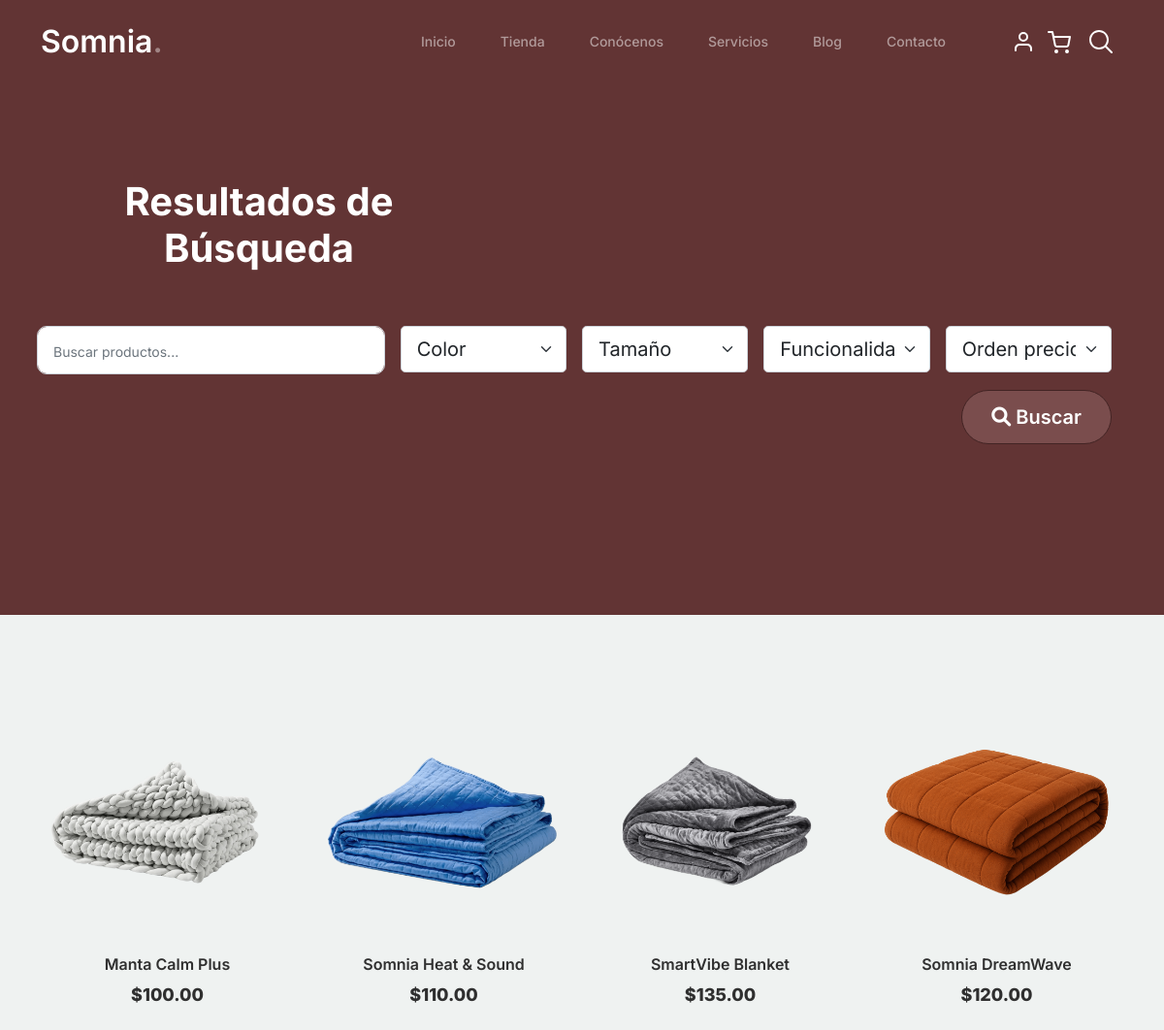
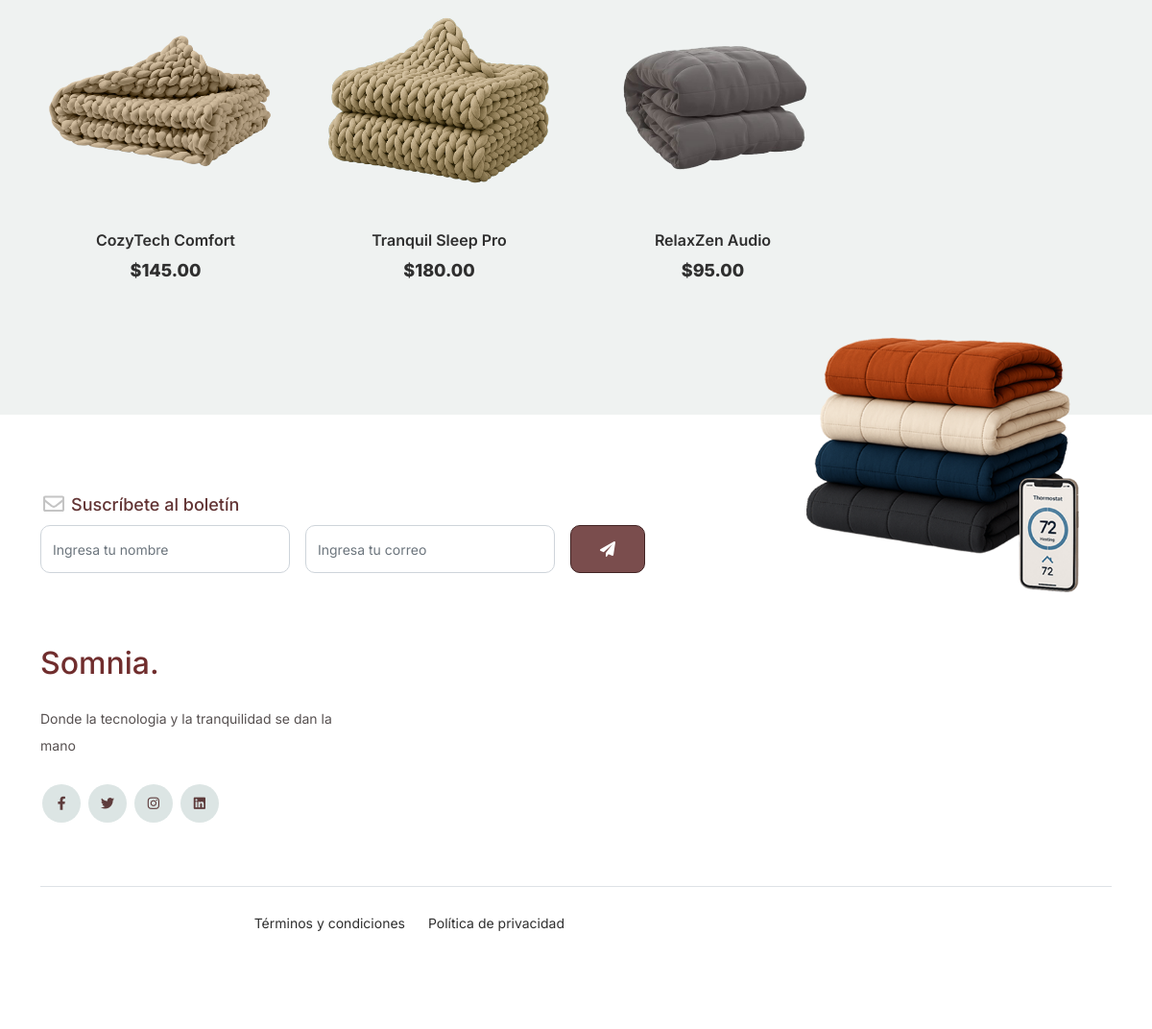
Screenshot of /search.php with the database file from the repository (2 pictures, top to bottom).
### tables this page shows
CREATE TABLE `productos` (
  `id` int(11) NOT NULL,
  `nombre` varchar(100) NOT NULL,
  `descripcion` text DEFAULT NULL,
  `precio` decimal(10,2) NOT NULL,
  `stock` int(11) NOT NULL DEFAULT 0,
  `imagen_url` varchar(255) DEFAULT NULL,
  `color` varchar(50) DEFAULT NULL,
  `tamaño` varchar(50) DEFAULT NULL,
  `funcionalidades` varchar(255) DEFAULT NULL
);

### search.php (the view, shortened to what this page needs)
<?php
include 'db_connect.php';
$query = trim($_GET['query'] ?? '');
$sql = "SELECT * FROM productos";
$params = [];
$stmt = $conn->prepare($sql);
$stmt->execute($params);
$products = $stmt->fetchAll(PDO::FETCH_ASSOC);
?>
<!DOCTYPE html>
<html lang="es">
<head>
  <link href="css/bootstrap.min.css" rel="stylesheet">
  <link href="https://cdnjs.cloudflare.com/ajax/libs/font-awesome/6.0.0-beta3/css/all.min.css" rel="stylesheet">
  <link href="css/style.css" rel="stylesheet">
</head>
<body>
<?php include 'cards/nav.php'; ?>
<div class="hero">
  <div class="container">
    <div class="row justify-content-center">
      <div class="col-lg-12 text-center">
        <div class="intro-excerpt">
          <h1 class="mb-4">Resultados de Búsqueda</h1>
        </div>
      </div>
    </div>
    <div class="row">
      <form action="search.php" method="GET" class="row g-3 mb-5" id="filtroForm">
        <div class="col-md-6 col-lg-4">
          <input type="text" name="query" id="query" class="form-control form-control-lg filtro" placeholder="Buscar productos..." value="<?= htmlspecialchars($query); ?>">
        </div>
        <div class="col-md-6 col-lg-2">
            <select name="color" id="color" class="form-select form-select-lg filtro">
            <option value="">Color</option>
            </select>
        </div>
        <div class="col-md-6 col-lg-2">
            <select name="tamaño" id="tamaño" class="form-select form-select-lg filtro">
            <option value="">Tamaño</option>
            </select>
        </div>
        <div class="col-md-6 col-lg-2">
            <select name="funcionalidades" id="funcionalidades" class="form-select form-select-lg filtro">
            <option value="">Funcionalidad</option>
            </select>
        </div>
        <div class="col-md-6 col-lg-2">
          <select name="orden_precio" id="orden_precio" class="form-select form-select-lg">
            <option value="">Orden precio</option>
          </select>
        </div>
        <div class="col-12 text-end">
          <button class="btn btn-primary btn-lg"><i class="fas fa-search"></i> Buscar</button>
        </div>
      </form>
    </div>
  </div>
</div>
<div class="product-section">
  <div class="container">
    <div class="row">
      <?php if ($products): ?>
        <?php foreach ($products as $product): ?>
          <div class="col-12 col-md-4 col-lg-3 mb-4">
            <form method="POST" action="agregar_al_carrito.php">
              <button type="submit" class="product-item border-0 bg-transparent p-0">
                <img src="<?= htmlspecialchars($product['imagen_url']) ?>" class="img-fluid product-thumbnail" alt="<?= htmlspecialchars($product['nombre']) ?>">
                <h3 class="product-title text-center"><?= htmlspecialchars($product['nombre']) ?></h3>
                <strong class="product-price d-block text-center">$<?= number_format($product['precio'], 2) ?></strong>
              </button>
            </form>
          </div>
        <?php endforeach; ?>
      <?php else: ?>
        <div class="col-12">
          <p>No se encontraron productos para tu búsqueda.</p>
        </div>
      <?php endif; ?>
    </div>
  </div>
</div>
<?php include 'cards/footer.php'; ?>
</body>
</html>

### css/style.css (style rules this page uses)
body { overflow-x: hidden; position: relative; }
body { font-family: "Inter", sans-serif; font-weight: 400; line-height: 28px; color: #575151; font-size: 14px; background-color: #eff2f1; }
.hero { background: #623434; padding: calc(4rem - 30px) 0 0rem 0; }
@media (min-width: 768px) { .hero { padding: calc(4rem - 30px) 0 4rem 0; } }
@media (min-width: 992px) { .hero { padding: calc(8rem - 30px) 0 8rem 0; } }
.hero .intro-excerpt { position: relative; z-index: 4; }
@media (min-width: 992px) { .hero .intro-excerpt { max-width: 450px; } }
.hero h1 { font-weight: 700; color: #ffffff; margin-bottom: 30px; }
.btn { font-weight: 600; padding: 12px 30px; border-radius: 30px; color: #ffffff; background: #2f2f2f; border-color: #2f2f2f; }
.btn.btn-primary { background: #7a4d4d; border-color: #422323; }
.product-section { padding: 7rem 0; }
.product-section .product-item { text-align: center; text-decoration: none; display: block; position: relative; padding-bottom: 50px; cursor: pointer; }
.product-section .product-item .product-thumbnail { margin-bottom: 30px; position: relative; top: 0; -webkit-transition: .3s all ease; -o-transition: .3s all ease; transition: .3s all ease; }
.product-section .product-item h3 { font-weight: 600; font-size: 16px; }
.product-section .product-item strong { font-weight: 800 !important; font-size: 18px !important; }
.product-section .product-item h3, .product-section .product-item strong { color: #2f2f2f; text-decoration: none; }
.product-section .product-item:before { bottom: 0; left: 0; right: 0; position: absolute; content: ""; background: #e5dcdc; height: 0%; z-index: -1; border-radius: 10px; -webkit-transition: .3s all ease; -o-transition: .3s all ease; transition: .3s all ease; }
.form-control { height: 50px; border-radius: 10px; font-family: "Inter", sans-serif; }

### rows the page displays
productos: imagen_url (picture), nombre "Manta Calm Plus", precio "100.00"
productos: imagen_url (picture), nombre "Somnia Heat & Sound", precio "110.00"
productos: imagen_url (picture), nombre "SmartVibe Blanket", precio "135.00"
productos: imagen_url (picture), nombre "Somnia DreamWave", precio "120.00"
productos: imagen_url (picture), nombre "CozyTech Comfort", precio "145.00"
productos: imagen_url (picture), nombre "Tranquil Sleep Pro", precio "180.00"
productos: imagen_url (picture), nombre "RelaxZen Audio", precio "95.00"
